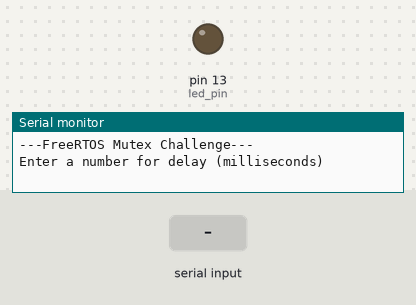
The sketch below on a simulated Arduino Uno, built with avr-gcc and run on an emulated ATmega328P. Parts: output pins drawn as LEDs (lit = HIGH), the last lines printed to the serial monitor. Dashed ring = blinking. Inputs (shaded band) come from the test bench.

Above: at 1.8 s.
1.9 s: "90,45\n" received over Serial
At 2.12 s:
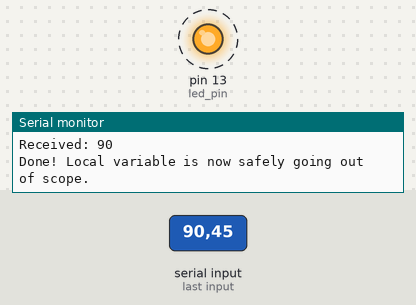
Timing chart, 0 to 10.9 s (numbered marks = the images above; inputs shaded):
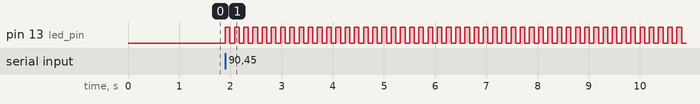

The sketch:

mutex-example.ino
```cpp
#include <Arduino_FreeRTOS.h>

static const int led_pin = LED_BUILTIN;
static SemaphoreHandle_t mutex;

void blinkLED(void *parameters) {
  // safely copy the value into our own local variable
  // before the master task wakes up and destroys the original
  int num = *(int *)parameters;

  // unlock the mutex to tell the master task we are done copying
  xSemaphoreGive(mutex);

  Serial.print("Received: ");
  Serial.println(num);

  pinMode(led_pin, OUTPUT);

  while (1) {
    digitalWrite(led_pin, HIGH);
    vTaskDelay(num / portTICK_PERIOD_MS);
    digitalWrite(led_pin, LOW);
    vTaskDelay(num / portTICK_PERIOD_MS);
  }
}

void masterTask(void *parameters) {
  // this local variable will be destroyed when this task ends!
  long int delay_arg;

  Serial.println("Enter a number for delay (milliseconds)");

  while (Serial.available() <= 0) {
    vTaskDelay(10 / portTICK_PERIOD_MS);
  }

  delay_arg = Serial.parseInt();
  Serial.print("Sending: ");
  Serial.println(delay_arg);

  // lock the mutex right before launching the other task
  xSemaphoreTake(mutex, portMAX_DELAY);

  xTaskCreate(blinkLED, "Blink LED", 256, (void *)&delay_arg, 1, NULL);

  // try to take the mutex again. since we already locked it above,
  // this forces this task to freeze here until blinkLED unlocks it.
  xSemaphoreTake(mutex, portMAX_DELAY);

  // clean up the lock now that we are awake again
  xSemaphoreGive(mutex);

  Serial.println("Done! Local variable is now safely going out of scope.");

  // delete this task so it doesn't repeat
  vTaskDelete(NULL);
}

void setup() {
  Serial.begin(115200);
  delay(1000);

  Serial.println();
  Serial.println("---FreeRTOS Mutex Challenge---");

  mutex = xSemaphoreCreateMutex();

  xTaskCreate(masterTask, "Master", 256, NULL, 1, NULL);

  vTaskStartScheduler();
}

void loop() {
  // left empty
}
```

Measured:
- after the input at 1.9 s, pin 13 (led_pin): alternates HIGH for 0.09 s and LOW for 0.09 s, starting at once
